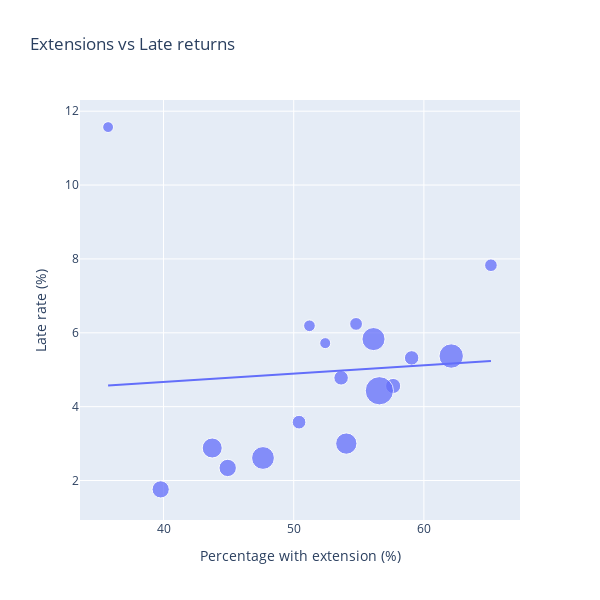

The cell this chart's notebook holds for it:
### Markdown cell above
A closer look at the lower range of extension counts does not reveal any meaningful insights. The late-return rate appears constant, with only a small spike in segments where the number of observations is low.

But maybe there is a correlation when we look at the media types. To explore this, we use a scatter plot with the percentage of loans with extensions on the x-axis and the late-return rate on the y-axis. Bubble size is proportional to the number of loans for each media type.

### Code cell
per_media_type_data = per_media_type_table.copy()

def show_per_media_type_scatter_plot(input_data_frame):
    input_data_frame["size"] = 50 + 400 * np.sqrt(input_data_frame["n_loans"] / input_data_frame["n_loans"].max())
    figure = px.scatter(
        input_data_frame,
        x="pct_with_extension",
        y="late_rate",
        size="size",
        hover_name="Medientyp",
        hover_data={
            "n_loans": True,
            "pct_with_extension": ":.2f",
            "late_rate": ":.2f",
            "size": False
        },
        labels={
            "pct_with_extension": "Percent with extension",
            "late_rate": "Late rate",
            "n_loans": "amount fo loans"
        },
        title="Extensions vs Late returns",
        trendline="ols"
    )

    figure.update_traces(marker=dict(opacity=0.75))
    figure.update_layout(
        xaxis_title="Percentage with extension (%)",
        yaxis_title="Late rate (%)",
        width=600,
        height=600,
    )

    figure.show()

show_per_media_type_scatter_plot(per_media_type_data)

### Figure 1 — Plotly figure (JSON) as saved in the notebook; plotly's stock layout.template omitted (floating-point values rounded to 4 significant figures)
{"data": [{"customdata": [[1080.0, 66.65], [6261.0, 90.1], [6939.0, 92.21], [2845.0, 77.03], [243500.0, 300.0], [1345.0, 68.58], [315700.0, 334.7], [17780.0, 117.6], [18210.0, 118.4], [24090.0, 128.6], [623100.0, 450.0], [12060.0, 105.6], [162800.0, 254.5], [120500.0, 225.9], [229100.0, 292.5], [55470.0, 169.4], [53140.0, 166.8]], "hovertemplate": "<b>%{hovertext}</b><br><br>Percent with extension=%{x:.2f}<br>Late rate=%{y:.2f}<br>amount fo loans=%{customdata[0]}<extra></extra>", "hovertext": ["Bibliothek der Dinge", "Sprachkurse", "Konsolenspiel", "Blu-Ray", "DVD", "Kamishibai", "Sachbuch", "Spiele", "Tonie", "Fremdsprachige Belletristik", "Kinder u. Jugendbuch", "Zeitschriften", "Kinder u. Jugend-CD", "Comic", "Belletristik", "Hörbuch", "Musik-CD"], "legendgroup": "", "marker": {"color": "#636efa", "size": [66.65, 90.1, 92.21, 77.03, 300.0, 68.58, 334.7, 117.6, 118.4, 128.6, 450.0, 105.6, 254.5, 225.9, 292.5, 169.4, 166.8], "sizemode": "area", "sizeref": 1.125, "symbol": "circle", "opacity": 0.75}, "mode": "markers", "name": "", "orientation": "v", "showlegend": false, "x": [35.74, 65.15, 54.79, 51.21, 56.13, 52.42, 62.1, 59.06, 53.64, 57.64, 56.58, 50.41, 54.04, 43.74, 47.64, 44.93, 39.78], "xaxis": "x", "y": [11.57, 7.83, 6.24, 6.19, 5.83, 5.72, 5.37, 5.32, 4.78, 4.56, 4.43, 3.58, 3.0, 2.88, 2.61, 2.34, 1.76], "yaxis": "y", "type": "scatter"}, {"hovertemplate": "<b>OLS trendline</b><br>late_rate = 0.0225706 * pct_with_extension + 3.76676<br>R<sup>2</sup>=0.005461<br><br>Percent with extension=%{x:.2f}<br>Late rate=%{y:.2f} <b>(trend)</b><extra></extra>", "legendgroup": "", "marker": {"color": "#636efa", "symbol": "circle", "opacity": 0.75}, "mode": "lines", "name": "", "showlegend": false, "x": [35.74, 39.78, 43.74, 44.93, 47.64, 50.41, 51.21, 52.42, 53.64, 54.04, 54.79, 56.13, 56.58, 57.64, 59.06, 62.1, 65.15], "xaxis": "x", "y": [4.573, 4.665, 4.754, 4.781, 4.842, 4.905, 4.923, 4.95, 4.977, 4.986, 5.003, 5.034, 5.044, 5.068, 5.1, 5.168, 5.237], "yaxis": "y", "type": "scatter"}], "layout": {"xaxis": {"anchor": "y", "domain": [0.0, 1.0], "title": {"text": "Percentage with extension (%)"}}, "yaxis": {"anchor": "x", "domain": [0.0, 1.0], "title": {"text": "Late rate (%)"}}, "legend": {"tracegroupgap": 0, "itemsizing": "constant"}, "title": {"text": "Extensions vs Late returns"}, "width": 600, "height": 600}}
